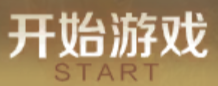
#> input picture assets/templates/start_game.png, 218 x 86 px
$ python -i template_matcher.py   (imports and definitions only)
#> lines starting #> are read from the running program, lines starting #| are printed output that depends on the picture
### src/wzry_ai/utils/resource_resolver.py
"""运行时资源路径解析器。

集中管理仓库根目录发现、规范路径构建，以及从规范目录回退到当前过渡目录的查找逻辑。
未来迁移到 ``wzry_ai.utils`` 时，只需移动本模块即可，调用方 API 保持不变。
"""

from __future__ import annotations

from functools import lru_cache
from pathlib import Path
from typing import Dict, Iterable, Optional, Sequence, Tuple, Union


PathLike = Union[str, Path]
IMAGE_SUFFIXES = {".png", ".jpg", ".jpeg", ".bmp", ".webp"}


class RuntimePathResolver:
    """单一运行时路径权威。"""

    _DOC_FALLBACKS: Dict[Tuple[str, ...], Tuple[Tuple[str, ...], ...]] = {
        ("project-knowledge", "AGENTS.md"): (("AGENTS.md",),),
        ("operator", "使用文档.txt"): (("使用文档.txt",),),
    }

    def __init__(self, start: Optional[PathLike] = None):
        self._repo_root = self.discover_repo_root(start or __file__)

    @classmethod
    def discover_repo_root(cls, start: PathLike) -> Path:
        """从给定锚点向上发现仓库根目录。"""
        current = Path(start).resolve()
        if current.is_file():
            current = current.parent

        for candidate in (current, *current.parents):
            if cls._is_repo_root(candidate):
                return candidate

        raise RuntimeError(f"无法从 {start!r} 发现仓库根目录")

    @classmethod
    def _is_repo_root(cls, candidate: Path) -> bool:
        has_legacy_packages = (candidate / "config").is_dir() and (
            candidate / "utils"
        ).is_dir()
        has_canonical_code = (candidate / "src" / "wzry_ai").is_dir()
        has_runtime_boundaries = (candidate / "models").is_dir() and (
            candidate / "data"
        ).is_dir()
        has_entrypoint = (candidate / "Master_Auto.py").is_file()
        has_ledger = (
            candidate / ".sisyphus" / "task-1-modernization-ledger.json"
        ).is_file()
        return (
            (has_legacy_packages or has_canonical_code)
            and has_runtime_boundaries
            and (has_entrypoint or has_ledger)
        )

    @property
    def repo_root(self) -> Path:
        return self._repo_root

    def code_root(self) -> Path:
        return self.repo_root / "src" / "wzry_ai"

    # [36 lines left out: functions build_canonical_path, templates_dir, heroes_dir, hero_skills_dir, not called in this run]

    def models_dir(self) -> Path:
        return self.build_canonical_path("models")

    def data_dir(self) -> Path:
        return self.build_canonical_path("data")

    def docs_dir(self) -> Path:
        return self.build_canonical_path("docs")

    # [29 lines left out: functions resolve_template, resolve_hero_portrait, resolve_hero_skill, not called in this run]

    def resolve_model(self, *parts: PathLike) -> Path:
        return self.build_canonical_path("models", *parts)

    def resolve_data(self, *parts: PathLike) -> Path:
        return self.build_canonical_path("data", *parts)

    # [111 lines left out: functions resolve_doc, find_first_existing, _resolve_dir, _resolve_file, _candidate_roots, _has_image_files and 2 more, not called in this run]


@lru_cache(maxsize=1)
def get_runtime_path_resolver() -> RuntimePathResolver:
    return RuntimePathResolver()


def discover_repo_root(start: Optional[PathLike] = None) -> Path:
    return RuntimePathResolver.discover_repo_root(start or __file__)


def get_repo_root() -> Path:
    return get_runtime_path_resolver().repo_root


def build_canonical_path(boundary: str, *parts: PathLike) -> Path:
    return get_runtime_path_resolver().build_canonical_path(boundary, *parts)


def resolve_template_path(*parts: PathLike) -> Path:
    return get_runtime_path_resolver().resolve_template(*parts)


def resolve_hero_portrait_path(*parts: PathLike) -> Path:
    return get_runtime_path_resolver().resolve_hero_portrait(*parts)


def resolve_hero_skill_path(*parts: PathLike) -> Path:
    return get_runtime_path_resolver().resolve_hero_skill(*parts)


def resolve_model_path(*parts: PathLike) -> Path:
    return get_runtime_path_resolver().resolve_model(*parts)


def resolve_data_path(*parts: PathLike) -> Path:
    return get_runtime_path_resolver().resolve_data(*parts)


def resolve_doc_path(*parts: PathLike) -> Path:
    return get_runtime_path_resolver().resolve_doc(*parts)

### src/wzry_ai/utils/logging_utils.py
"""
日志工具模块 - 提供彩色日志格式化器和配置函数

功能说明：
    提供统一的日志管理功能，包括彩色输出、日志级别控制、文件输出等
    用于替代print语句，提供更专业的日志记录能力
"""

# 导入Python标准日志模块
import logging

# 导入日志处理器模块，支持日志文件轮转
import logging.handlers

# 导入sys模块，用于获取标准输出流
import sys

# 导入time模块，用于日志节流功能
import time

# 从typing导入Optional类型提示
from typing import Optional

# 全局日志配置标志
# 用于标记全局日志是否已配置，避免重复配置
_global_logging_configured = False


# [22 lines left out: functions _stream_is_tty, _make_stream_safe_for_logging, not called in this run]


class ColoredFormatter(logging.Formatter):
    """
    彩色日志格式化器类

    功能说明：
        继承自logging.Formatter，根据日志级别使用不同颜色输出
        使不同级别的日志在终端中显示不同颜色，便于区分
    """

    # ANSI颜色代码字典
    # 这些代码是终端控制字符，用于改变文本颜色
    COLORS = {
        "DEBUG": "\033[36m",  # 青色 - 用于调试信息
        "INFO": "\033[97m",  # 白色 - 用于普通信息
        "WARNING": "\033[93m",  # 黄色 - 用于警告信息
        "ERROR": "\033[91m",  # 红色 - 用于错误信息
        "CRITICAL": "\033[95m",  # 紫色 - 用于严重错误
    }
    # 重置颜色代码，用于恢复默认颜色
    RESET = "\033[0m"

    # [20 lines left out: function format, not called in this run]


class ModuleFilter:
    """
    模块日志过滤器类

    功能说明：
        控制特定第三方模块的日志级别，过滤掉过于详细的日志
        用于减少第三方库（如ultralytics、scrcpy等）的日志输出
    """

    # 模块日志级别配置字典
    # 键是模块名前缀，值是对应的最低日志级别
    MODULE_LEVELS = {
        "ultralytics": logging.WARNING,  # ultralytics库只显示WARNING及以上级别
        "scrcpy": logging.ERROR,  # scrcpy库只显示ERROR及以上级别
        "adbutils": logging.WARNING,  # adbutils库只显示WARNING及以上级别
    }

    # [103 lines left out: functions filter, setup_global_logging, not called in this run]


def get_logger(name: str) -> logging.Logger:
    """
    获取模块日志记录器

    功能说明：
        获取指定名称的日志记录器，用于在模块中记录日志
        推荐使用__name__作为名称，自动按模块组织日志

    参数说明：
        name: 日志记录器名称，通常传入__name__

    返回值：
        logging.Logger: 配置好的日志记录器对象
    """
    return logging.getLogger(name)


# [58 lines left out: functions set_module_level, setup_colored_logger, not called in this run]


class ThrottledLogger:
    """
    日志节流工具类

    功能说明：
        防止在高频循环中产生大量重复日志，导致日志刷屏
        同一个key的消息在指定时间间隔内只输出一次
    """

    # [84 lines left out: functions __init__, _should_log, debug, info, warning, error, not called in this run]

### src/wzry_ai/game_manager/template_matcher.py
# -*- coding: utf-8 -*-
"""
模板匹配模块 - 封装MTM多模板匹配功能

功能说明：
1. 支持MTM多模板匹配库进行批量模板检测
2. 支持传统OpenCV单模板匹配作为备选
3. 支持ROI区域限制以加速匹配
4. 支持RGB亮度验证判断按钮选中状态
5. 支持智能界面状态检测和模板分组
"""

# 导入标准库
import os  # 操作系统模块，用于文件路径检查
import cv2  # OpenCV库，用于图像处理和模板匹配
import numpy as np  # NumPy库，用于数值计算
import time  # 时间模块，用于性能统计
from typing import Any, Tuple, List, Optional, Dict  # 类型提示
from dataclasses import dataclass  # 数据类装饰器

# 尝试导入配置模块中的默认模板置信度阈值
try:
    from wzry_ai.config import DEFAULT_TEMPLATE_CONFIDENCE
except ImportError:
    # 如果导入失败，使用默认阈值0.8
    DEFAULT_TEMPLATE_CONFIDENCE = 0.8

# 尝试导入日志工具模块，支持相对导入和绝对导入
from wzry_ai.utils.logging_utils import get_logger
from wzry_ai.utils.resource_resolver import get_runtime_path_resolver

# 创建模块级别的日志记录器实例
logger = get_logger(__name__)

# 尝试导入MTM多模板匹配库
try:
    MTM: Any = __import__("MTM")
    MTM_AVAILABLE = True  # 标记MTM库可用
except ImportError:
    MTM = None
    MTM_AVAILABLE = False  # 标记MTM库不可用
    logger.warning("MTM 库未安装，将使用传统单模板匹配")


# 使用dataclass定义匹配结果数据类
@dataclass
class MatchResult:
    """
    模板匹配结果数据类

    属性说明：
    - found: 是否找到匹配
    - confidence: 匹配置信度，范围0.0-1.0
    - location: 匹配位置坐标 (x, y)
    - size: 匹配区域的尺寸 (width, height)
    - template_name: 模板名称
    """

    found: bool  # 是否找到匹配
    confidence: float  # 匹配置信度分数
    location: Tuple[int, int]  # 匹配位置坐标 (x, y)
    size: Tuple[int, int]  # 匹配区域尺寸 (width, height)
    template_name: str = ""  # 模板名称，默认为空字符串


class TemplateMatcher:
    """
    模板匹配器类

    功能说明：
    1. 封装MTM多模板匹配和传统单模板匹配
    2. 支持模板缓存和ROI优化
    3. 支持RGB亮度验证判断UI元素状态
    4. 支持智能界面状态检测

    参数说明：
    - template_folder: 模板图像文件夹路径
    - match_scale: 匹配缩放比例，用于加速匹配
    - use_mtm: 是否使用MTM库
    """

    def __init__(
        self,
        template_folder: Optional[str] = None,
        match_scale: float = 0.25,
        use_mtm: bool = True,
    ):
        """
        初始化模板匹配器

        参数说明：
        - template_folder: 模板图像文件夹路径，默认为'image/'
        - match_scale: 图像缩放比例，默认为0.25（缩小到1/4加速匹配）
        - use_mtm: 是否使用MTM多模板匹配，默认为True
        """
        self.path_resolver = get_runtime_path_resolver()
        template_folder = os.fspath(
            self.path_resolver.templates_dir(preferred_root=template_folder)
        )
        self.template_folder = template_folder  # 保存模板文件夹路径（绝对路径）
        self.match_scale = match_scale  # 保存匹配缩放比例
        self.use_mtm = use_mtm and MTM_AVAILABLE  # 根据可用性决定是否使用MTM

        # 模板缓存字典，键为模板名称，值为模板图像
        self.templates: Dict[str, np.ndarray] = {}
        # 预缩放模板缓存，避免每次detect都重新缩放
        self._scaled_templates: Dict[str, np.ndarray] = {}
        # 帧级缩放图像缓存 (img_id, scaled_img)，同一帧多次detect复用
        self._img_scale_cache: Tuple = (None, None)
        # 帧级检测结果缓存 {(img_id, template_name): MatchResult}，避免同帧重复匹配
        self._detect_cache: Dict[Tuple, "MatchResult"] = {}
        self._detect_cache_img_id: int = -1
        # 模板配置字典，用于存储每个模板的自定义配置
        self.template_configs: Dict[str, dict] = {}

        # 性能统计字典，记录各类调用的次数
        self.stats = {
            "total_calls": 0,  # 总调用次数
            "cache_hits": 0,  # 缓存命中次数
            "mtm_calls": 0,  # MTM调用次数
            "traditional_calls": 0,  # 传统匹配调用次数
        }

        # 保存上一帧BGR图像，用于RGB亮度验证
        self._last_frame: Optional[np.ndarray] = None

        # 需要RGB验证的模板集合（用于判断UI元素选中状态）
        # 这些模板匹配后，会通过亮度检测判断是高亮(选中)还是灰度(未选中)
        self.rgb_check_templates = {
            # 人机模式选择按钮
            "ai_standard",
            "ai_quick",
            # 人机难度选择按钮
            "ai_recommend",
            "ai_bronze",
            "ai_gold",
            "ai_diamond",
            "ai_star",
            "ai_master",
            # 分路选择按钮
            "lane_top",
            "lane_jungle",
            "lane_mid",
            "lane_adc",
            "lane_support",
            # 全部分路选项
            "all_lane",
        }

        # ========== 层级检测策略：模板分组 ==========
        # 界面状态到模板组的映射，用于智能检测当前界面状态
        # 每个状态包含指示器模板和该状态下可能出现的所有模板
        self.screen_template_groups = {
            # 人机模式设置界面
            "AI_MODE": {
                "indicators": ["Ai_Mode1"],  # 状态指示器模板
                "templates": [  # 该状态下可能同时出现的模板
                    "AI_Bronze",
                    "AI_Diamond",
                    "AI_Gold",
                    "AI_Master",
                    "AI_Quick",
                    "AI_Recommend",
                    "AI_Standard",
                    "AI_Star",
                    "Start_practicing",
                ],
            },
            # 游戏大厅界面
            "LOBBY": {
                "indicators": ["game_lobby", "battle", "ranking"],
                "templates": [
                    "game_lobby",
                    "battle",
                    "ranking",
                ],
            },
            # 开始游戏界面
            "START_GAME": {"indicators": ["start_game"], "templates": ["start_game"]},
            # 对战/排位模式选择界面
            "BATTLE_MODE_SELECT": {
                "indicators": ["Battle_Mode"],
                "templates": ["Battle_Mode", "5v5"],
            },
            # 5V5王者峡谷选择界面
            "5V5_SELECT": {
                "indicators": ["Canyon_Match", "ai_mode"],
                "templates": ["Canyon_Match", "ai_mode"],
            },
            # 5V5房间界面
            "5V5_ROOM": {
                "indicators": ["5v5_Team", "Start-Match"],
                "templates": ["5v5_Team", "Start-Match"],
            },
            # 匹配成功确认界面
            "MATCH_CONFIRM": {
                "indicators": ["Match_successful", "Match_Confirm"],
                "templates": ["Match_successful", "Match_Confirm"],
            },
            # 选英雄主界面
            "HERO_SELECT_MAIN": {
                "indicators": [
                    "Select-Hero",
                    "arrow_right",
                    "yao_skill",
                    "caiwenji_skill",
                    "mingshiyin_skill",
                ],
                "templates": [
                    "Select-Hero",
                    "arrow_right",
                    "yao_skill",
                    "caiwenji_skill",
                    "mingshiyin_skill",
                ],
            },
            # 分路选择界面
            "LANE_SELECT": {
                "indicators": [
                    "lane_top",
                    "lane_jungle",
                    "lane_mid",
                    "lane_adc",
                    "lane_support",
                    "all_lane",
                ],
                "templates": [
                    "lane_top",
                    "lane_jungle",
                    "lane_mid",
                    "lane_adc",
                    "lane_support",
                    "all_lane",
                ],
            },
        }

        # 当前界面状态缓存变量
        self._current_screen: Optional[str] = None  # 当前检测到的界面状态
        self._screen_state_frames: int = 0  # 当前状态持续帧数
        self._screen_state_timeout: int = 30  # 状态超时帧数（约1秒@30fps）

        # 加载所有模板图像
        self._load_templates()

    # [1011 lines left out: functions _load_templates, register_template, _cache_scaled_template, _get_scaled_img, set_last_frame, detect and 12 more, not called in this run]

>>> import cv2
>>> picture = cv2.imread('../../../assets/templates/start_game.png', cv2.IMREAD_GRAYSCALE)
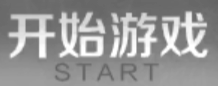
#> picture: shape (86, 218); min 99, max 255, mean 150.4
>>> result = TemplateMatcher().detect_smart(picture)
#> (the run stopped early here; a loop or call above may not have finished)
